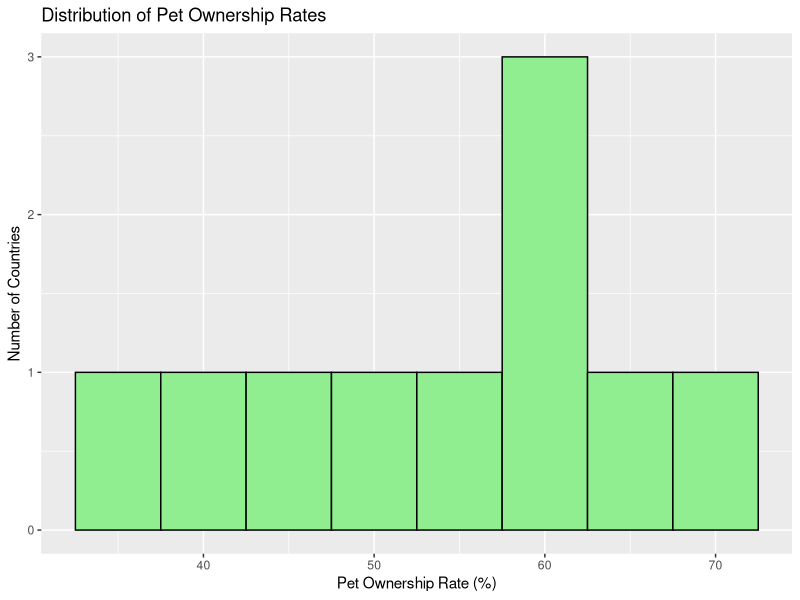
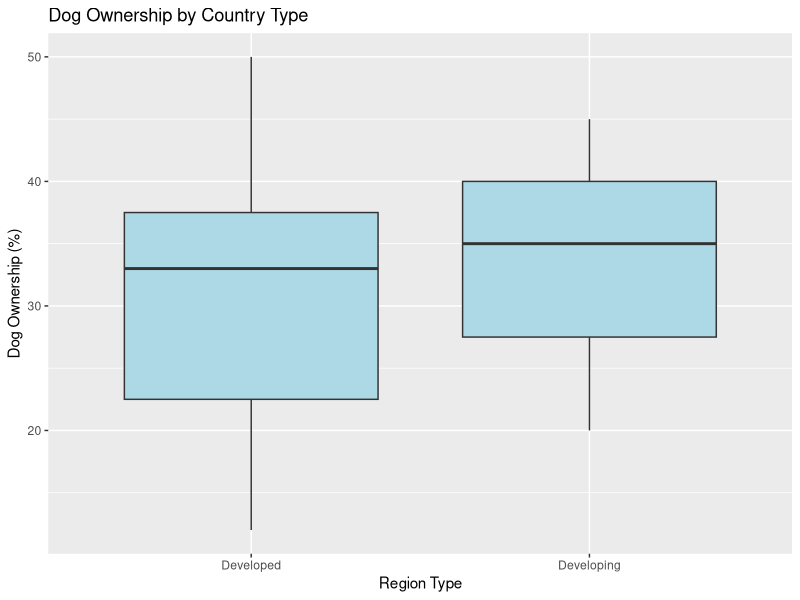
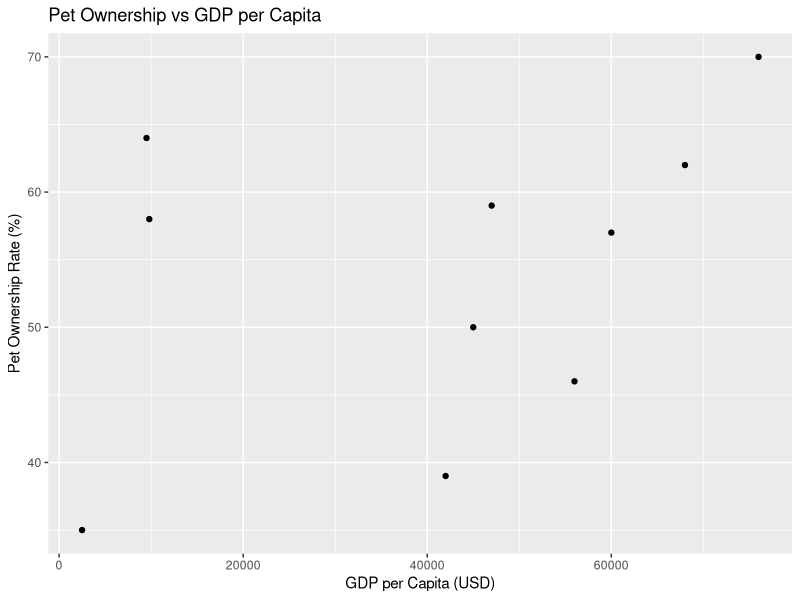
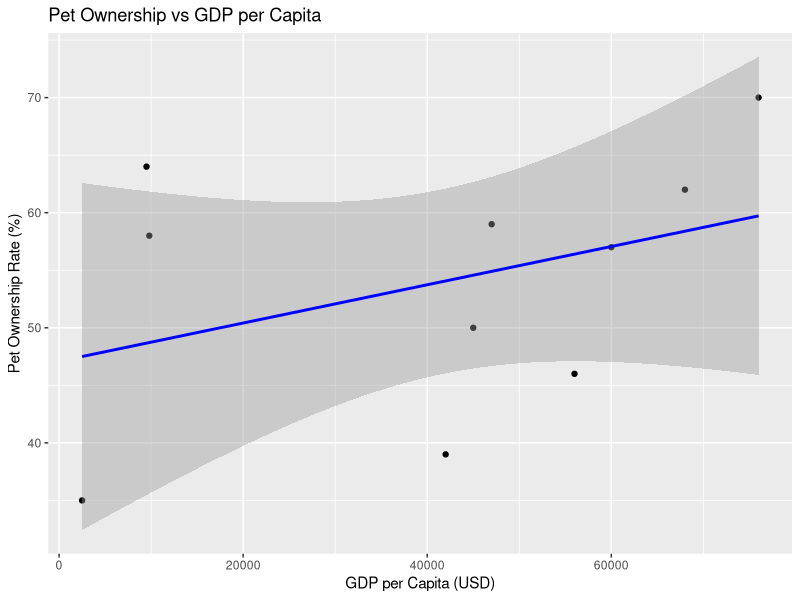

Recreate these plots in R, in order.
## ---- chunk 1
library(tidyverse)

# Load data
data <- read.csv("pet_ownership_by_country.csv")

# Preview
head(data)
## ---- chunk 2
# Summary statistics for pet ownership by region
data %>%
  mutate(region = ifelse(gdp_per_capita > 20000, "Developed", "Developing")) %>%
  group_by(region) %>%
  summarise(
    mean_ownership = mean(pet_ownership_rate, na.rm = TRUE),
    sd_ownership = sd(pet_ownership_rate, na.rm = TRUE),
    min_ownership = min(pet_ownership_rate, na.rm = TRUE),
    max_ownership = max(pet_ownership_rate, na.rm = TRUE)
  )
## ---- chunk 3
ggplot(data, aes(x = pet_ownership_rate)) +
  geom_histogram(binwidth = 5, fill = "lightgreen", color = "black") +
  labs(title = "Distribution of Pet Ownership Rates", x = "Pet Ownership Rate (%)", y = "Number of Countries")
## ---- chunk 4
# Add region classification
data <- data %>%
  mutate(region = ifelse(gdp_per_capita > 20000, "Developed", "Developing"))

ggplot(data, aes(x = region, y = dog_ownership)) +
  geom_boxplot(fill = "lightblue") +
  labs(title = "Dog Ownership by Country Type", x = "Region Type", y = "Dog Ownership (%)")
## ---- chunk 5
ggplot(data, aes(x = gdp_per_capita, y = pet_ownership_rate)) +
  geom_point() +
  labs(title = "Pet Ownership vs GDP per Capita", x = "GDP per Capita (USD)", y = "Pet Ownership Rate (%)")
## ---- chunk 6
# Correlation
cor.test(data$gdp_per_capita, data$pet_ownership_rate)

# Linear model
model <- lm(pet_ownership_rate ~ gdp_per_capita, data = data)
summary(model)
## ---- chunk 7
ggplot(data, aes(x = gdp_per_capita, y = pet_ownership_rate)) +
  geom_point() +
  geom_smooth(method = "lm", color = "blue") +
  labs(title = "Pet Ownership vs GDP per Capita", x = "GDP per Capita (USD)", y = "Pet Ownership Rate (%)")
